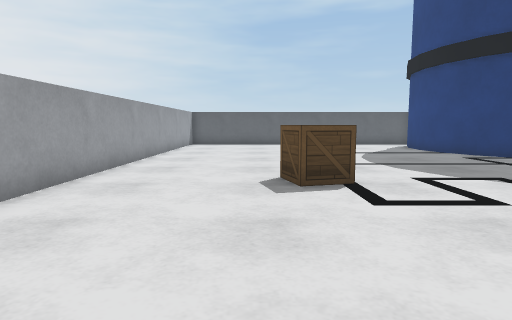
View 1 (above)

18 first-person views from a walk through a Webots world. The camera is 0.06 m above the floor, tilts 6° down and sees 75° across. The floor is counted in squares, 0.05 m on a side. Each view is taken from the middle of a square. On the plan, view 1 faces up. The plan holds only what a view shows up to about 13 squares ahead; the rest is blank. The robots in the file are not drawn. Webots' stock objects and surfaces are drawn as simple stand-ins.

View 2
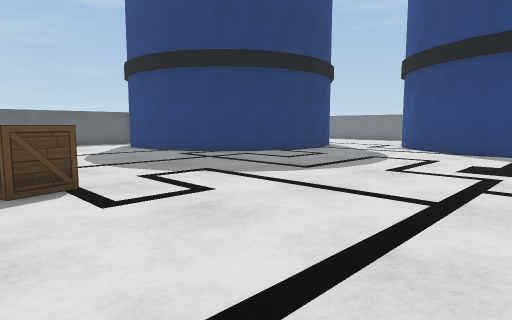

View 3
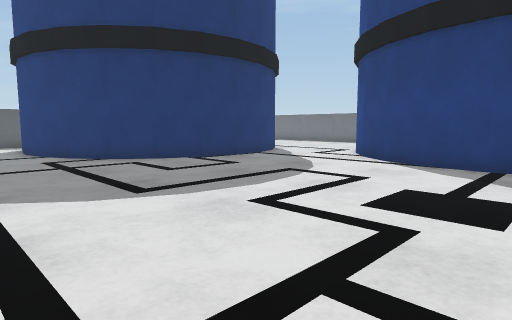

View 4
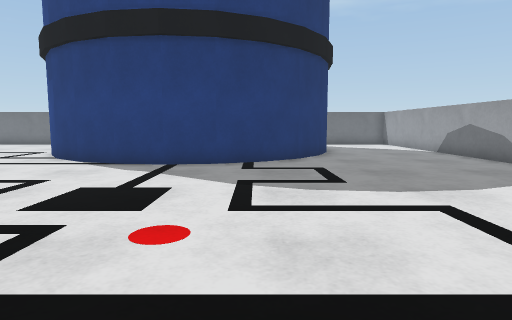

View 5
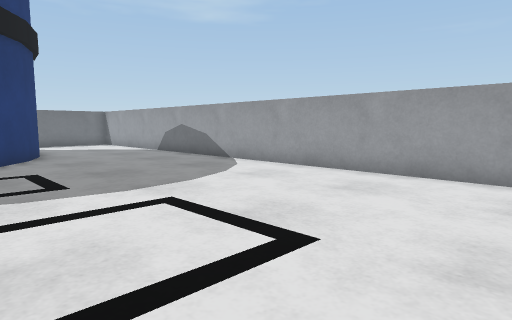

View 6
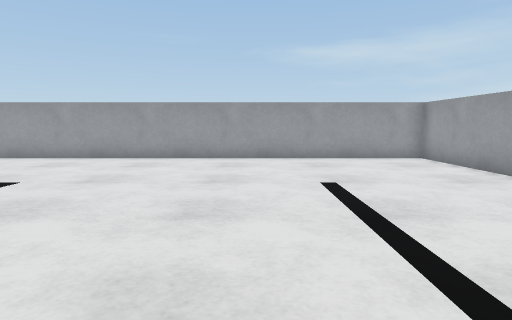

View 7
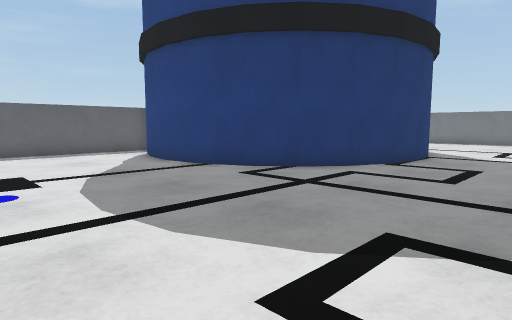

View 8
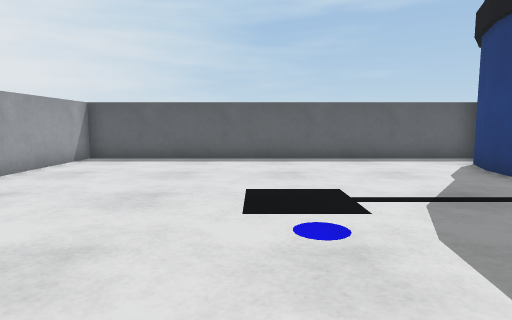

View 9
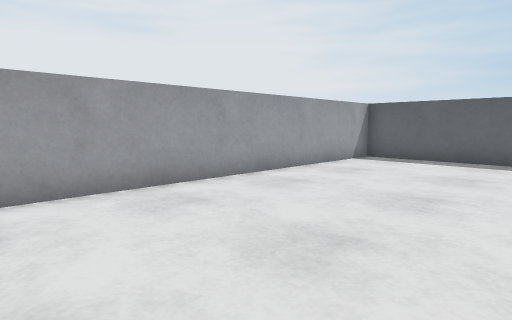

View 10
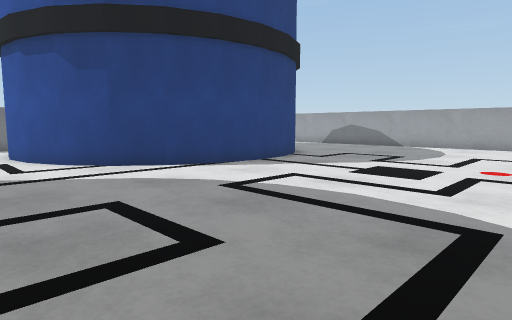

View 11
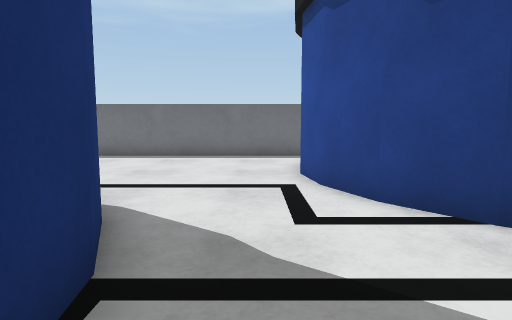

View 12
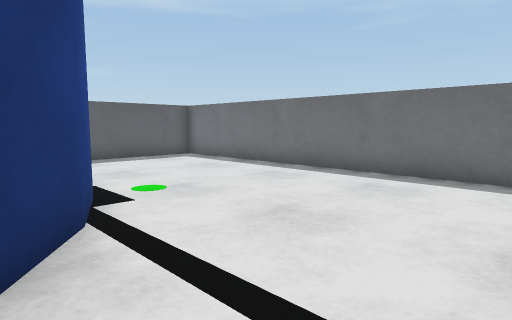

View 13
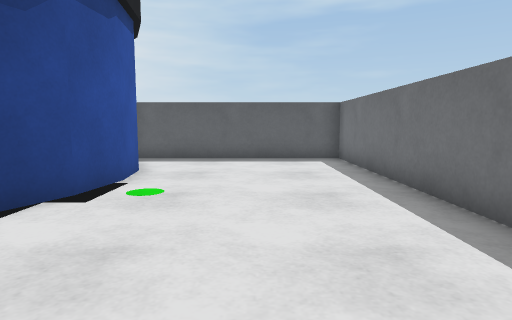

View 14
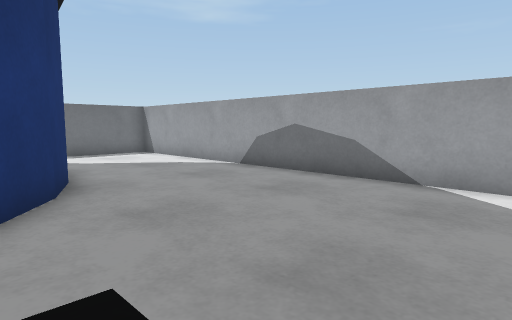

View 15
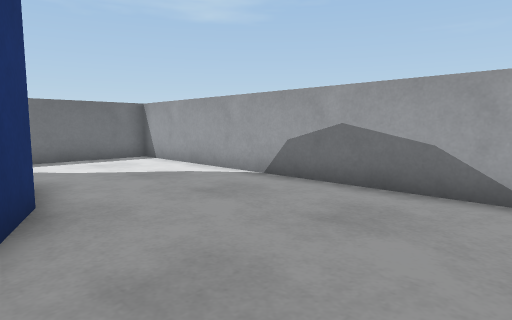

View 16
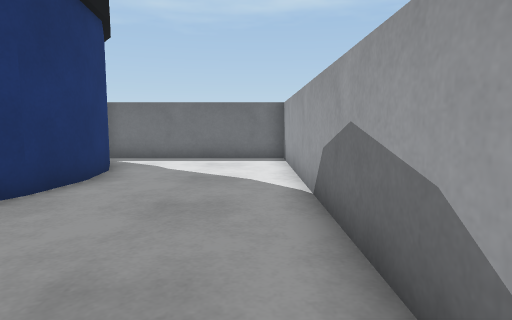

View 17
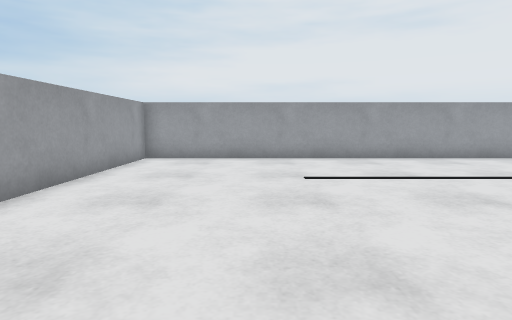

View 18
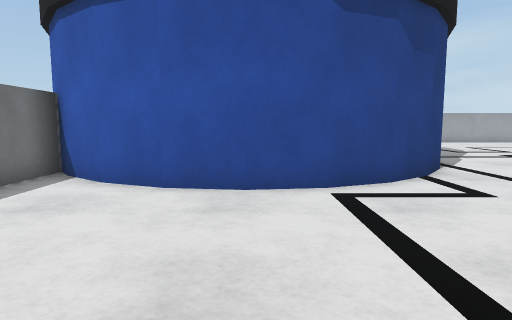

### Floor plan
Key: @ floor where view 1 was taken; # wall or solid block; . floor; B barrel; W wooden box.
Columns run from 4 left of view 1 to 27 right of it. Each row starts with its distance up from view 1.
 21 ###############        ########
 20 #............B          ......#
 19 #............B         B......#
 18 #...........B           B.....#
 17 #...........B           B.....#
 16 #...........B           B.....#
 15 #...........B           B.....#
 14 #...........BB         BB.....#
 13 #............B         B......#
 12 #............BB       BB......#
 11 #..............BB   BB........#
 10 #...............BBBBB.........#
  9 #.............................#
  8 #....WW................BBBBB..#
  7 #....WW...............BB   BBB#
  6 #....................BB      B#
  5 #...................BB        BB
  4 #..................BB          B
  3 #..................B
  2 #..................B
  1 #..................B
  0 #...@..... ........BB
 -1 #......... .........B
 -2 #...................BB
 -3 #....................BB       #
 -4 #......................BBBBBB.#
 -5 #.............................#
 -6 #.............................#
 -7 #.............................#
 -8 #.............................#
 -9 ###############################

Where each view was taken, in squares from view 1:
view 1: 0 up, 0 right, facing up
view 2: 0 up, 0 right, facing up-right
view 3: 0 up, 5 right, facing up-right
view 4: 1 down, 5 right, facing right
view 5: 1 down, 5 right, facing down-right
view 6: 3 up, 2 right, facing down
view 7: 6 up, 2 right, facing up-right
view 8: 9 up, 2 right, facing up
view 9: 9 up, 2 right, facing up-left
view 10: 10 up, 7 right, facing down-right
view 11: 9 up, 13 right, facing right
view 12: 9 up, 18 right, facing up-right
view 13: 9 up, 23 right, facing up
view 14: 2 down, 12 right, facing down-right
view 15: 3 down, 14 right, facing down-right
view 16: 8 down, 14 right, facing right
view 17: 5 down, 8 right, facing left
view 18: 14 up, 21 right, facing down
